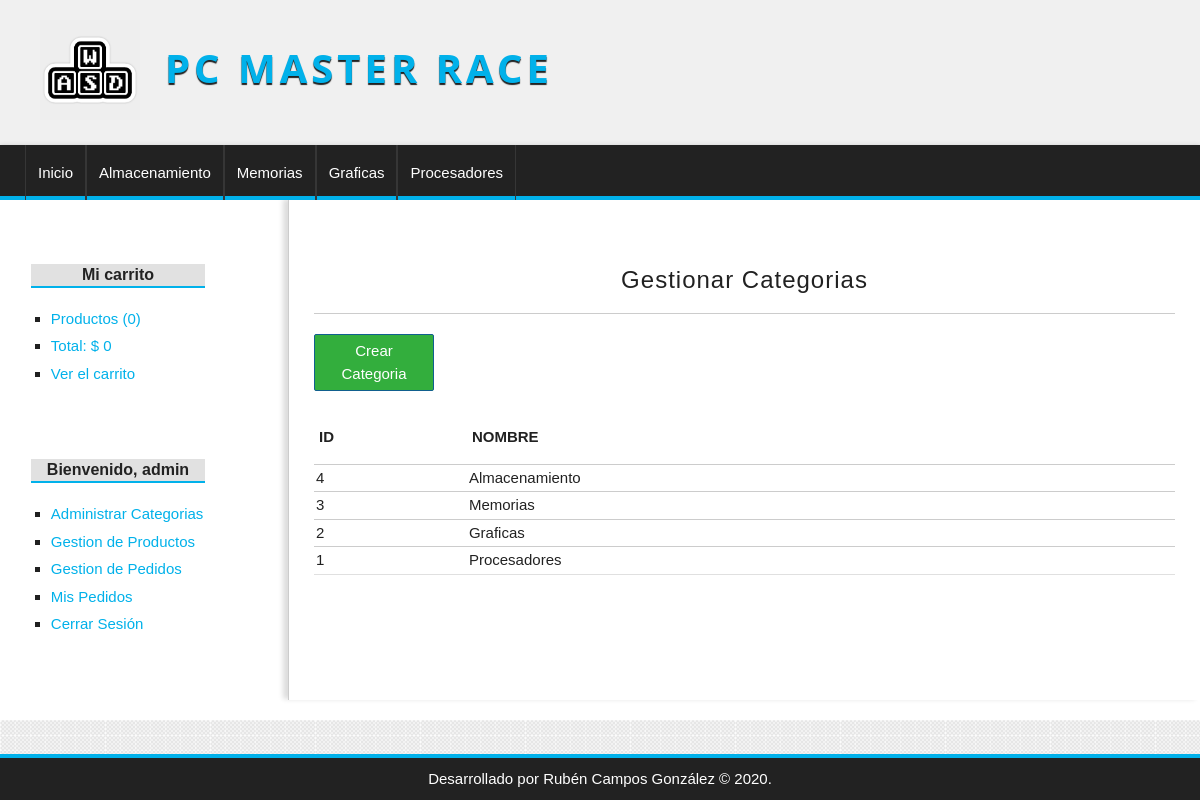
Page /categoria/index (signed in) on the committed database.
### tables this page shows
CREATE TABLE categorias(
id              int(255) auto_increment not null,
nombre          varchar(100) not null,
CONSTRAINT pk_categorias PRIMARY KEY(id) 
);

### config/db.php (called while the page is built)
<?php
class Database
{
    public static function connect()
    {
        $db = new mysqli('localhost', 'root', '', 'tienda_pc');
        $db->query("SET NAMES 'utf8'");
        return $db;
    }
}

### helpers/utils.php (called while the page is built, shortened)
<?php
class Utils
{
    public static function showCategorias()
    {
        require_once 'models/categoria.php';
        $categoria = new Categoria();
        $categorias = $categoria->getAll();
        return $categorias;
    }
    public static function statsCarrito()
    {
        $stats = array(
            'count' => 0,
            'total' => 0
        );
        return $stats;
    }
}

### models/categoria.php (called while the page is built, shortened)
<?php
class Categoria
{
    private $db;
    public function __construct()
    {
        $this->db = Database::connect();
    }
    function getAll()
    {
        $categrorias = $this->db->query("SELECT * FROM categorias ORDER BY id DESC;");
        return $categrorias;
    }
}

### autoload.php (called while the page is built, shortened)
<?php
function controllers_autoload($classname)
{
    $file = 'controllers/' . $classname . '.php';
}

### controllers/CategoriaController.php (called while the page is built, shortened)
<?php
require_once 'models/categoria.php';
class CategoriaController
{
    public function index()
    {
        $categoria = new Categoria();
        $categorias = $categoria->getAll();
        require_once 'views/categoria/index.php';
    }
}

### views/categoria/index.php (the view)
<h1>Gestionar Categorias</h1>
<a href="<?= base_url ?>categoria/crear" class="button button-small">Crear Categoria</a>
<table border="1">
    <tr>
        <th>ID</th>
        <th>NOMBRE</th>
    </tr>
    <?php while ($cat = $categorias->fetch_object()) : ?>
        <tr>
            <td><?= $cat->id; ?></td>
            <td><?= $cat->nombre; ?></td>
        </tr>
    <?php endwhile; ?>
</table>

### views/layouts/header.php (shortened to what this page needs)
<!DOCTYPE html>
<html lang="es">
<head>
    <link rel="stylesheet" href="https://cdnjs.cloudflare.com/ajax/libs/font-awesome/4.7.0/css/font-awesome.min.css">
    <link type="text/css" rel="stylesheet" href="<?= base_url ?>assets/css/materialize.min.css" media="screen,projection" />
    <link type="text/css" rel="stylesheet" href="<?= base_url ?>assets/css/styles.css">
    <link rel="stylesheet" href="<?= base_url ?>assets/css/styles.css">
</head>
<body>
    <header id="header">
        <div id="logo">
            <img src="<?= base_url ?>assets/img/wasd.jpg" alt="PcPartsLogo">
            <a href="<?= base_url ?>">
                Pc MASTER RACE
            </a>
        </div>
    </header>
    <?php $categorias = Utils::showCategorias(); ?>
    <nav id="menu">
        <ul>
            <li><a href="<?= base_url ?>">Inicio</a></li>
            <?php while ($cat = $categorias->fetch_object()) : ?>
                <li><a href="<?= base_url ?>categoria/ver&id=<?= $cat->id ?>"><?= $cat->nombre ?></a></li>
            <?php endwhile; ?>
        </ul>
    </nav>
    <div id="content">

### views/layouts/sidebar.php (shortened to what this page needs)
<aside id="lateral">
    <div id="carrito" class="block_aside">
        <h3>Mi carrito</h3>
        <ul>
            <?php $stats = Utils::statsCarrito() ?>
            <li><a href="<?= base_url ?>carrito/index">Productos (<?= $stats['count'] ?>)</a></li>
            <li><a href="<?= base_url ?>carrito/index">Total: $ <?= $stats['total'] ?></a></li>
            <li><a href="<?= base_url ?>carrito/index">Ver el carrito</a></li>
        </ul>
    </div>
    <div id=" login" class="block_aside">
        <?php if (!isset($_SESSION['identity'])) : ?>
            <h3>Inicia Sesión</h3>
            <form action="<?= base_url ?>usuario/login " method="post">
                <label for="email">Email</label>
                <input type="email" name="email" id="">
                <label for="password">Contraseña</label>
                <input type="password" name="password" id="">
                <input type="submit" value="Iniciar Sesión">
            </form>
        <?php else : ?>
            <h3>Bienvenido, <?= $_SESSION['identity']->nombre ?></h3>
        <?php endif; ?>
        <ul>
            <?php if (isset($_SESSION['admin'])) : ?>
                <li><a href="<?= base_url ?>categoria/index">Administrar Categorias</a></li>
                <li><a href="<?= base_url ?>producto/gestion">Gestion de Productos</a></li>
                <li><a href="<?= base_url ?>pedido/gestion">Gestion de Pedidos</a></li>
            <?php endif; ?>
            <?php if (isset($_SESSION['identity'])) : ?>
                <li><a href="<?= base_url ?>pedido/mis_pedidos">Mis Pedidos</a></li>
                <li><a href="<?= base_url ?>usuario/logout">Cerrar Sesión</a></li>
            <?php else : ?>
                <li><a href="<?= base_url ?>usuario/register">Registrarse</a></li>
            <?php endif; ?>
        </ul>
    </div>
</aside>
<div id="central">

### index.php (shortened to what this page needs)
<?php
require_once 'autoload.php';
require_once 'config/db.php';
require_once 'helpers/utils.php';
require_once 'views/layouts/header.php';
require_once 'views/layouts/sidebar.php';
if (isset($_GET['controller'])) {
    $nombre_controlador = $_GET['controller'] . 'Controller';
} elseif (!isset($_GET['controller']) && !isset($_GET['action'])) {
    $nombre_controlador = defaultController;
} else {
    err404();
    exit();
}
try {
    if (class_exists($nombre_controlador)) {
        $controlador = new $nombre_controlador();
        if (isset($_GET['action']) && method_exists($controlador, $_GET['action'])) {
            $action = $_GET['action'];
            $controlador->$action();
        } elseif (!isset($_GET['controller']) && !isset($_GET['action'])) {
            $action = defaultMethod;
            $controlador->$action();
        } else {
            err404();
        }
    } else {
        err404();
    }
} catch (ClassNotFoundException $e) {
    err404();
}
require_once 'views/layouts/footer.php';

### views/layouts/footer.php (shortened to what this page needs)
</div>
</div>
<footer id="footer">
    <p>Desarrollado por Rubén Campos González &copy; 2020.</p>
</footer>
</body>
</html>

### assets/css/styles.css (style rules this page uses)
* { padding: 0px; margin: 0px; font-family: sans-serif, Helvetica, Arial; }
body { background: url(../img/bg.png); }
a { color: #01B1EA; }
table { text-align: center; width: 100%; border-bottom: 1px solid #ccc; }
td { border-top: 1px solid #ccc; padding: 2px; }
#header { height: 145px; background: #F0F0F0; }
#logo { padding: 20px; margin-left: 20px; float:left; }
#logo img { float:left; height: 100px; }
#logo a { float:left; font-size: 40px; letter-spacing: 4px; font-family: 'Open Sans', Helvetica, Arial; text-transform: uppercase; color: #01B1EA; font-weight: bold; text-decoration: none; margin-top: 18px; margin-left: 25px; text-shadow: 0px 2px 1px #222222; transition: all 300ms; }
#menu { clear:both; background: #222; color: white; height: 55px; border-bottom: 4px solid #01B1EA; }
#menu ul { list-style: none; text-decoration: none; margin: 0px auto; margin-left: 25px; }
#menu ul li { line-height: 55px; float:left; border-right: 1px solid #363636; }
#menu a { display: block; color: white; text-decoration: none; padding-left: 12px; padding-right: 12px; transition: all 500ms; }
#menu a:first-child { border-left: 1px solid #363636; }
#content { margin: 0px auto; overflow: hidden; background: white; }
#lateral { width: 18%; min-height: 500px; float: left; margin-top:20px; margin-left: 10px; }
#lateral .block_aside { display: block; width: 90%; margin: 5px auto; padding: 10px; }
#lateral h3 { display: block; color: #222; width: 100%; text-align: center; padding-top: 2px; padding-bottom: 2px; margin-bottom: 15px; font-size: 16px; font-weight: bold; background: #E1E1E1; border-bottom: 2px solid #01B1EA; }
#lateral ul { margin-top: 20px; margin-bottom: 20px; }
#lateral ul li { list-style: square; margin-left: 20px; margin-top: 5px; margin-bottom: 5px; }
input[type="button"], input[type="submit"], button, .button { display: block; border-radius: 2px; width: auto; padding: 5px; padding-left: 10px; padding-right: 10px; color: white; background: #2979CD; border: 1px solid #11608E; cursor:pointer; }
.button { background: #33AE3D; color: white !important; text-decoration: none; }
.button-small { width: 120px; text-align: center; margin-bottom: 20px; }
#central { width: 76%; min-height: 500px; float: right; border-left: 1px solid #ccc; box-shadow: -5px -1px 5px #ddd; padding:25px; padding-bottom: 65px; }
#central h1 { font-size: 24px; font-weight: normal; letter-spacing: 1px; text-align: center; border-bottom: 1px solid #ccc; margin-bottom: 20px; padding: 20px; padding-top: 0px; }
#footer { position: fixed; bottom: 0px; left: 0px; right: 0px; margin-bottom: 0px; clear: both; text-align: center; padding-top:10px; padding-bottom: 10px; color: white; background: #222222; border-top: 4px solid #01B1EA; }

### rows in the picture
categorias: nombre "Almacenamiento", id "4"
categorias: nombre "Memorias", id "3"
categorias: nombre "Graficas", id "2"
categorias: nombre "Procesadores", id "1"

### other values in the picture
$stats['count'] "0"
$stats['total'] "0"
$_SESSION['identity']->nombre "admin"
